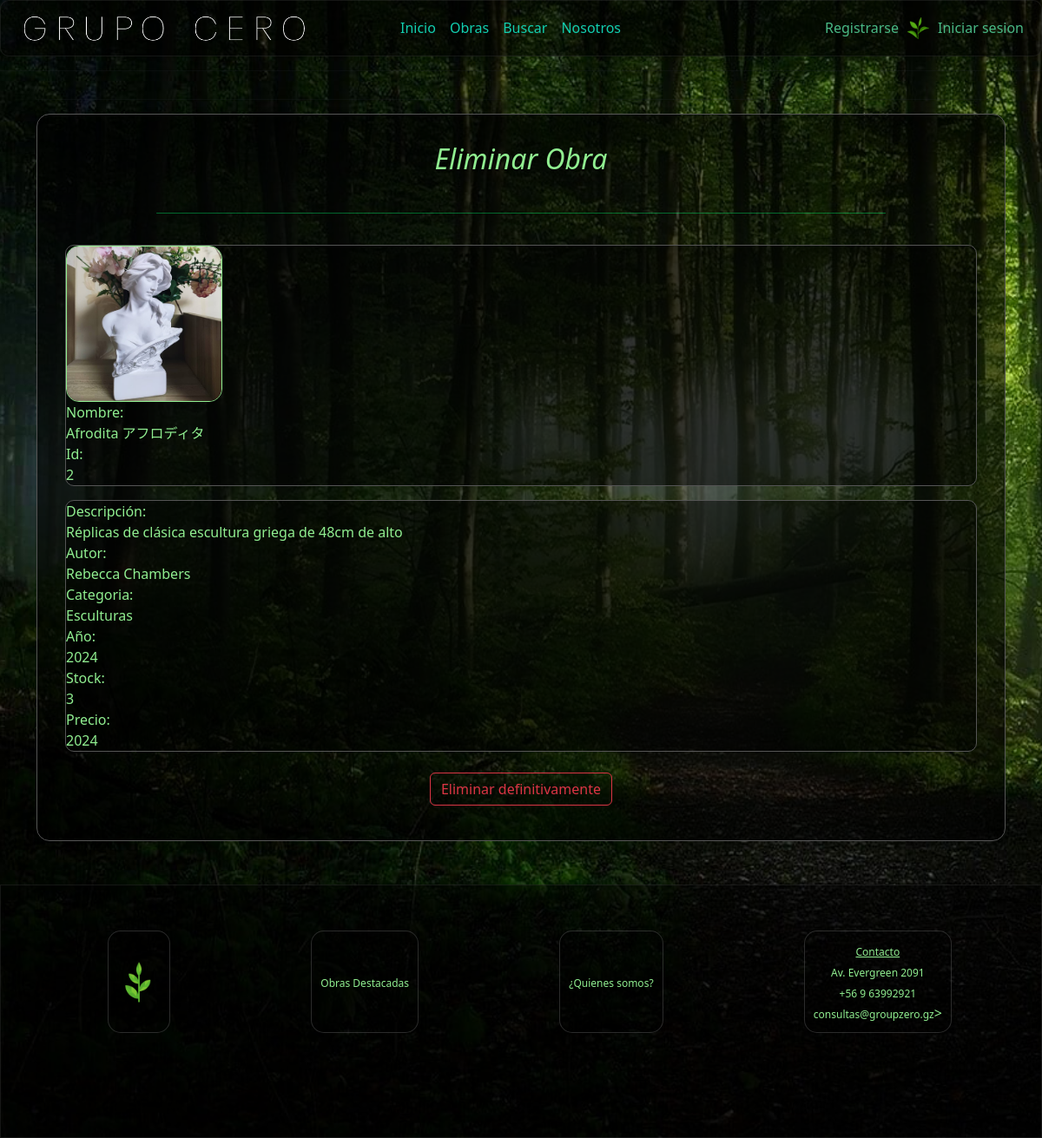
Page /eliminar/2/ on the committed database.
### core/models.py (models this page shows, shortened)
class Obra(models.Model):
    idObra=models.CharField(max_length=5, primary_key=True, verbose_name='id Arbeit')
    nombre=models.CharField(max_length=30, verbose_name='Name der Arbeit')
    descripcion=models.CharField(max_length=255, verbose_name='Description')
    autor=models.CharField(max_length=99, verbose_name='Name des Autors')
    anio=models.CharField(max_length=4, verbose_name='Jahr der Arbeit')
    stock=models.IntegerField(verbose_name='Stock')
    categoria=models.ForeignKey('Categoria', on_delete=models.CASCADE, verbose_name='Kategorie')
    imagen=models.ImageField(upload_to="imagenes", null=True, verbose_name='Fotografie')
    precio=models.IntegerField(blank=True,null=True,verbose_name='Precio')

class Categoria(models.Model):
    idCategoria = models.IntegerField(primary_key=True, verbose_name='idCategoria')
    nombreCategoria= models.CharField(max_length=40, verbose_name='nombreCategoria')
    def __str__(self):
        return self.nombreCategoria

### core/views.py (the view)
# urls.py: path('eliminar/<id>/',views.eliminar,name="eliminar"),
def eliminar(request, id):
    obra = get_object_or_404(Obra,idObra=id)
    if request.method=='POST':
        if 'elimina' in request.POST:   # boton que elimnina
            obra.delete() # elimina el objeto despues de confirmar
            return redirect('editar')
        else:
            return redirect ('editar')
    return render (request, 'eliminar.html',{'obra':obra})

### core/context_processor.py (called while the page is built, shortened)
def total_carrito(request):
    total=0
    return {'total_carrito':int(total)}

### core/templates/eliminar.html (shortened to what this page needs)
{% extends "base.html" %}
{% load static %}
{% block content %}
<div class="container">
    <hr>
    <div class="admire-container">
        <div class="form-title" style="margin-bottom: 15px;">
            <h2>Eliminar Obra</h2>
        </div>
        <span class="liner"></span>
        <form action="#" method="POST" enctype="multipart/form-data">
            <div class="admirePart">
                <div class="">
                    <img src="{{ obra.imagen.url }}" class="card-image-top" style="height:15vw; border-radius: 15px; border:1px solid lightgreen">
                </div>
                <div>
                    Nombre:<br>{{ obra.nombre }}
                </div>
                <div>
                    Id:<br>{{ obra.idObra }}
                </div>
            </div>
            <div class="admirePart">
                <div>
                    Descripción:<br>{{ obra.descripcion }}
                </div>
                <div>
                    Autor:<br>{{ obra.autor }}
                </div>
                <div>
                    Categoria:<br>{{ obra.categoria }}
                </div>
                <div>
                    Año:<br>{{ obra.anio }}
                </div>
                <div>
                    Stock:<br>{{ obra.stock }}
                </div>
                <div>
                    Precio:<br>{{ obra.anio }}
                </div>
            </div>
            <div class="btn-center">
                <input type="submit" value="Eliminar definitivamente" name="elimina" class="btn btn-outline-danger">
            </div>
        </form>
    </div>
</div>
{% endblock %}

### core/static/css/mystyles.css (style rules this page uses)
body { background-image: url("../assets/img/paisajes/paisaje13.jpg"); background-repeat: no-repeat; background-position: center; background-attachment: fixed; background-size: cover; display: flex; flex-direction: column; font-family: 'Ubuntu', "times new roman", times, roman, serif; }
.fade-in { animation: fadeIn 1s; -webkit-animation: fadeIn 1s; -moz-animation: fadeIn 1s; -o-animation: fadeIn 1s; -ms-animation: fadeIn 1s; }
.form-title { text-align: center; font-style: italic; color: lightgreen; text-shadow: 1px 1px 3px rgb(5, 5, 5); }
.btn-outline-info, .btn-outline-warning, .btn-outline-danger { font-size: 2vh; }
.btn-center { display:flex; justify-content: center; margin-top: 3vh; margin-bottom: 1vh; }
.liner { background-color: rgba(0, 255, 115, 0.384); width: 80%; height: 1px; border-radius: 1px; display: block; margin: 0 auto; margin-top: 20px; margin-bottom: 20px; }
.admire-container { display:flex; flex-direction: column; justify-content: space-around; padding: 4vh; border-radius: 15px; border: 1px solid #555; box-shadow: 0 0 10px rgba(0, 0, 0, 0.1); background-color: rgba(0, 0, 0, 0.6); }
.admirePart { background-color: rgba(0, 0, 0, 0.5); display:flex; flex-direction: column; margin-top:2vh; border-radius: 10px; border: 1px solid #555; color:lightgreen }

### rows in the picture
Obra: imagen (picture), nombre "Afrodita アフロディタ", idObra "2", descripcion "Réplicas de clásica escultura griega de 48cm de alto", autor "Rebecca Chambers", categoria "Esculturas", anio "2024", stock "3"
